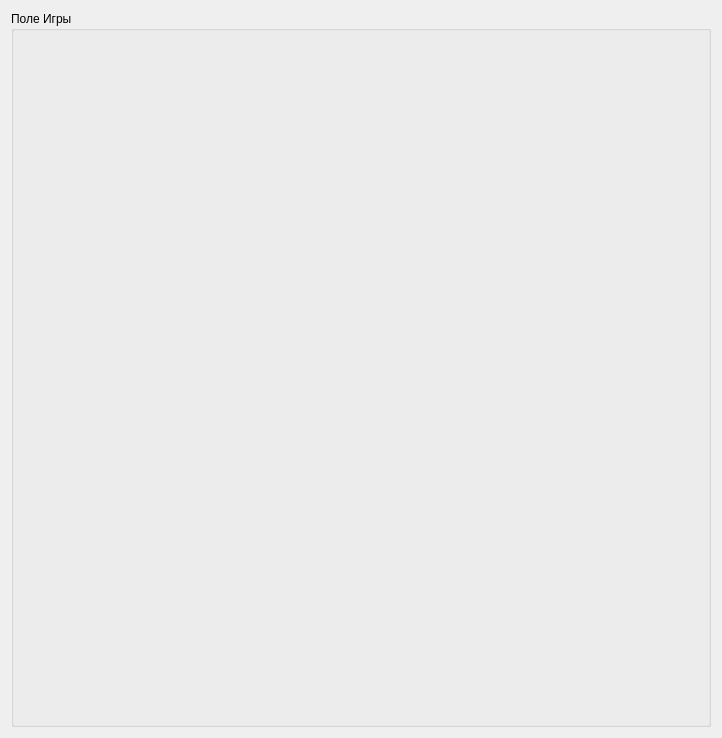
<?xml version="1.0" encoding="UTF-8"?>
<ui version="4.0">
 <class>ChessWindow</class>
 <widget class="QWidget" name="ChessWindow">
  <property name="geometry">
   <rect>
    <x>0</x>
    <y>0</y>
    <width>722</width>
    <height>738</height>
   </rect>
  </property>
  <property name="windowTitle">
   <string>Шахматы</string>
  </property>
  <layout class="QHBoxLayout" name="horizontalLayout">
   <item>
    <widget class="QGroupBox" name="gameGroupBox">
     <property name="title">
      <string>Поле Игры</string>
     </property>
     <layout class="QVBoxLayout" name="verticalLayout">
      <item>
       <widget class="QLabel" name="fieldLabel">
        <property name="text">
         <string/>
        </property>
        <property name="pixmap">
         <pixmap resource="resources.qrc">:/main/Chess_Board.png</pixmap>
        </property>
       </widget>
      </item>
     </layout>
    </widget>
   </item>
  </layout>
 </widget>
 <resources>
  <include location="resources.qrc"/>
 </resources>
 <connections/>
</ui>
